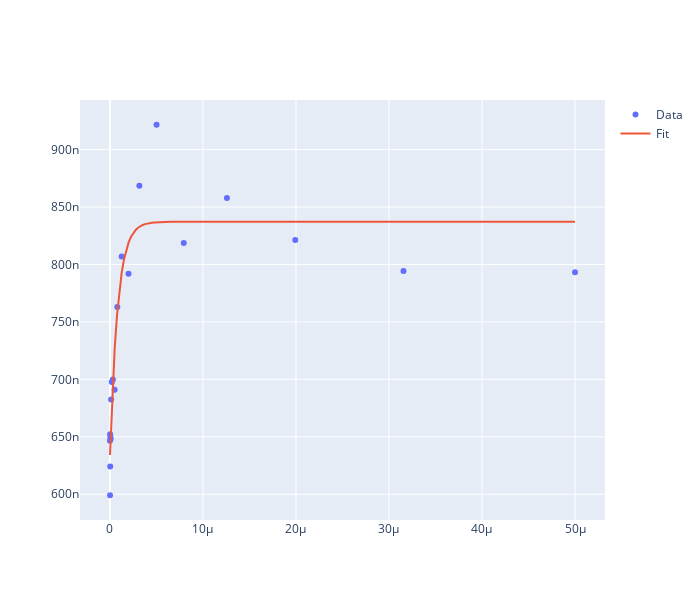

Notebook source saved alongside this figure:
### Code cell
dados = np.load('T2e_2QTII__2024_10_04__23_20_14.npz')
dados["header"]
Delay = dados['Delay']
Mag = dados['Mag']
Mag = 10**(Mag/20)
Phase = dados['Phase']
print(exp_decay.__code__.co_varnames)
#('t', 'offset', 'tau', 'amp')
fit(Delay, Mag,exp_decay, [7e-7, 1e-5, -3e-7,])

### Figure 1 — Plotly figure (JSON) as saved in the notebook; plotly's stock layout.template omitted (floating-point values rounded to 4 significant figures; data arrays with more than 128 entries replaced by an {"elided": "..."} marker saying what was removed)
{"data": [{"mode": "markers", "name": "Data", "type": "scatter", "x": [8e-09, 1.267e-08, 2.008e-08, 3.18e-08, 5.038e-08, 7.98e-08, 1.264e-07, 2.002e-07, 3.172e-07, 5.025e-07, 7.96e-07, 1.261e-06, 1.998e-06, 3.164e-06, 5.012e-06, 7.94e-06, 1.258e-05, 1.993e-05, 3.156e-05, 5e-05], "y": [6.466e-07, 5.991e-07, 6.522e-07, 6.242e-07, 6.498e-07, 6.481e-07, 6.825e-07, 6.978e-07, 7e-07, 6.91e-07, 7.629e-07, 8.07e-07, 7.92e-07, 8.686e-07, 9.216e-07, 8.187e-07, 8.579e-07, 8.213e-07, 7.943e-07, 7.933e-07]}, {"mode": "lines", "name": "Fit", "type": "scatter", "x": {"elided": "200 float values"}, "y": {"elided": "200 float values"}}], "layout": {"height": 600, "title": {"text": ""}, "width": 700, "xaxis": {"title": {"text": ""}}, "yaxis": {"title": {"text": ""}}}}
